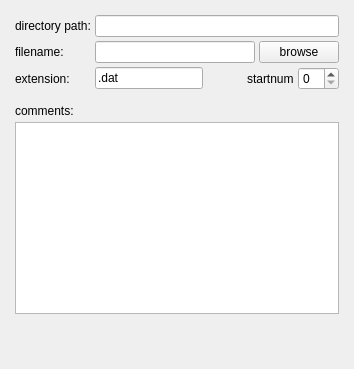
         <widget class="QWidget" name="tab_6">
          <attribute name="title">
           <string>files</string>
          </attribute>
          <layout class="QVBoxLayout" name="verticalLayout_6">
           <item>
            <layout class="QFormLayout" name="formLayout_2">
             <property name="horizontalSpacing">
              <number>4</number>
             </property>
             <property name="verticalSpacing">
              <number>4</number>
             </property>
             <property name="leftMargin">
              <number>4</number>
             </property>
             <property name="topMargin">
              <number>4</number>
             </property>
             <property name="rightMargin">
              <number>4</number>
             </property>
             <property name="bottomMargin">
              <number>4</number>
             </property>
             <item row="0" column="0">
              <widget class="QLabel" name="label">
               <property name="text">
                <string>directory path:</string>
               </property>
              </widget>
             </item>
             <item row="0" column="1">
              <widget class="QLineEdit" name="LE_path"/>
             </item>
             <item row="1" column="0">
              <widget class="QLabel" name="label_2">
               <property name="text">
                <string>filename:</string>
               </property>
              </widget>
             </item>
             <item row="1" column="1">
              <layout class="QHBoxLayout" name="horizontalLayout_5" stretch="1,0">
               <property name="spacing">
                <number>4</number>
               </property>
               <item>
                <widget class="QLineEdit" name="LE_filename"/>
               </item>
               <item>
                <widget class="QPushButton" name="PB_browse">
                 <property name="text">
                  <string>browse</string>
                 </property>
                </widget>
               </item>
              </layout>
             </item>
             <item row="2" column="0">
              <widget class="QLabel" name="label_3">
               <property name="text">
                <string>extension:</string>
               </property>
              </widget>
             </item>
             <item row="2" column="1">
              <layout class="QHBoxLayout" name="horizontalLayout_8">
               <property name="spacing">
                <number>4</number>
               </property>
               <item>
                <widget class="QLineEdit" name="LE_extension">
                 <property name="text">
                  <string>.dat</string>
                 </property>
                </widget>
               </item>
               <item>
                <spacer name="horizontalSpacer_3">
                 <property name="orientation">
                  <enum>Qt::Horizontal</enum>
                 </property>
                 <property name="sizeHint" stdset="0">
                  <size>
                   <width>40</width>
                   <height>20</height>
                  </size>
                 </property>
                </spacer>
               </item>
               <item>
                <widget class="QLabel" name="label_4">
                 <property name="text">
                  <string>startnum</string>
                 </property>
                </widget>
               </item>
               <item>
                <widget class="QSpinBox" name="SB_startnum"/>
               </item>
              </layout>
             </item>
            </layout>
           </item>
           <item>
            <layout class="QVBoxLayout" name="verticalLayout_7">
             <property name="spacing">
              <number>4</number>
             </property>
             <property name="leftMargin">
              <number>4</number>
             </property>
             <property name="topMargin">
              <number>4</number>
             </property>
             <property name="rightMargin">
              <number>4</number>
             </property>
             <property name="bottomMargin">
              <number>4</number>
             </property>
             <item>
              <widget class="QLabel" name="label_5">
               <property name="text">
                <string>comments:</string>
               </property>
              </widget>
             </item>
             <item>
              <widget class="QPlainTextEdit" name="TE_comments"/>
             </item>
            </layout>
           </item>
           <item>
            <spacer name="verticalSpacer_3">
             <property name="orientation">
              <enum>Qt::Vertical</enum>
             </property>
             <property name="sizeHint" stdset="0">
              <size>
               <width>20</width>
               <height>40</height>
              </size>
             </property>
            </spacer>
           </item>
          </layout>
         </widget>
